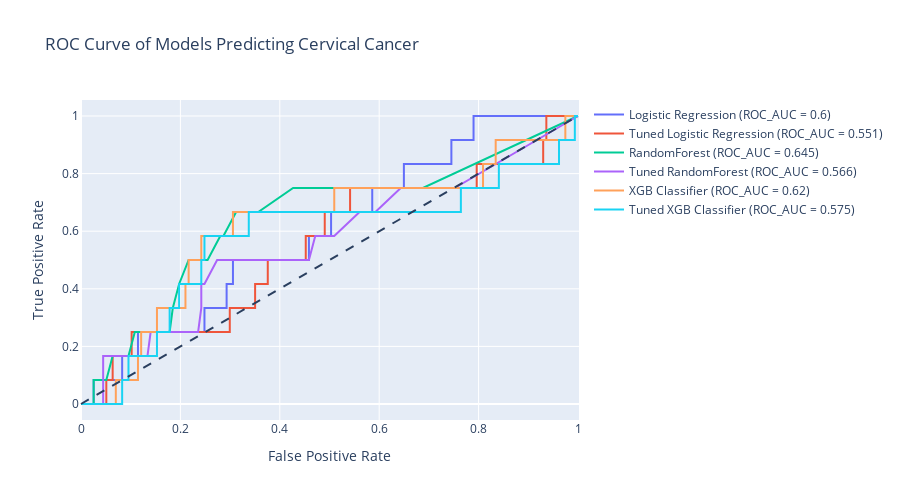

Notebook code cell kept with this figure:
### Markdown cell above
# Comparing Models

### Code cell
models = [lr_model, tuned_lr_model, rf_model, tuned_rf_model, xgb_model, tuned_xgb_model]
model_names = ['Logistic Regression', 'Tuned Logistic Regression','RandomForest', 
               'Tuned RandomForest', 'XGB Classifier', 'Tuned XGB Classifier']

rocauc_no_oversamp = go.Figure()
rocauc_no_oversamp.add_shape(type = 'line',
                           line = dict(dash = 'dash'),
                           x0 = 0, x1 = 1, y0 = 0, y1 =1)
for model, name in zip(models, model_names):
    y_pred = model.predict_proba(X_test)[:, 1]
    
    fpr, tpr, thresholds = roc_curve(y_test, y_pred)
    auc_score = np.round(roc_auc_score(y_test, y_pred), 3)
    
    model_name = name
    name = f"{model_name} (ROC_AUC = {auc_score})"
    rocauc_no_oversamp.add_trace(go.Scatter(x = fpr, y = tpr, name = name, mode = 'lines'))

    
    
rocauc_no_oversamp.update_layout(xaxis_title = 'False Positive Rate',
                                   yaxis_title = 'True Positive Rate',
                                   title = 'ROC Curve of Models Predicting Cervical Cancer',
                                   width = 900,
                                   height = 500)

rocauc_no_oversamp.show()

### Figure 1 — Plotly figure (JSON) as saved in the notebook; plotly's stock layout.template omitted (floating-point values rounded to 4 significant figures)
{"data": [{"mode": "lines", "name": "Logistic Regression (ROC_AUC = 0.6)", "type": "scatter", "x": [0, 0.006369, 0.02548, 0.02548, 0.0828, 0.0828, 0.1146, 0.1146, 0.2484, 0.2484, 0.293, 0.293, 0.3057, 0.3057, 0.4586, 0.4586, 0.5032, 0.5032, 0.586, 0.586, 0.6497, 0.6497, 0.7452, 0.7452, 0.7898, 0.7898, 1], "y": [0, 0, 0, 0.08333, 0.08333, 0.1667, 0.1667, 0.25, 0.25, 0.3333, 0.3333, 0.4167, 0.4167, 0.5, 0.5, 0.5833, 0.5833, 0.6667, 0.6667, 0.75, 0.75, 0.8333, 0.8333, 0.9167, 0.9167, 1, 1]}, {"mode": "lines", "name": "Tuned Logistic Regression (ROC_AUC = 0.551)", "type": "scatter", "x": [0, 0.006369, 0.05096, 0.05096, 0.06369, 0.06369, 0.1019, 0.1019, 0.2994, 0.2994, 0.3503, 0.3503, 0.3758, 0.3758, 0.4522, 0.4522, 0.4904, 0.4904, 0.5414, 0.5414, 0.7962, 0.7962, 0.9299, 0.9299, 0.9363, 0.9363, 1], "y": [0, 0, 0, 0.08333, 0.08333, 0.1667, 0.1667, 0.25, 0.25, 0.3333, 0.3333, 0.4167, 0.4167, 0.5, 0.5, 0.5833, 0.5833, 0.6667, 0.6667, 0.75, 0.75, 0.8333, 0.8333, 0.9167, 0.9167, 1, 1]}, {"mode": "lines", "name": "RandomForest (ROC_AUC = 0.645)", "type": "scatter", "x": [0, 0.006369, 0.02548, 0.02548, 0.04459, 0.05096, 0.06369, 0.07643, 0.08917, 0.09554, 0.1083, 0.1338, 0.1592, 0.1783, 0.1847, 0.1975, 0.2166, 0.2484, 0.2548, 0.2803, 0.2866, 0.3121, 0.3185, 0.3567, 0.4268, 0.5478, 0.6815, 0.6879, 1], "y": [0, 0, 0, 0.08333, 0.08333, 0.08333, 0.1667, 0.1667, 0.1667, 0.1667, 0.25, 0.25, 0.25, 0.25, 0.3333, 0.4167, 0.5, 0.5, 0.5, 0.5833, 0.5833, 0.6667, 0.6667, 0.6667, 0.75, 0.75, 0.75, 0.75, 1]}, {"mode": "lines", "name": "Tuned RandomForest (ROC_AUC = 0.566)", "type": "scatter", "x": [0, 0.006369, 0.04459, 0.04459, 0.07006, 0.0828, 0.1083, 0.121, 0.1338, 0.1401, 0.1783, 0.2038, 0.2102, 0.2293, 0.2357, 0.242, 0.242, 0.2484, 0.2739, 0.2803, 0.3057, 0.3185, 0.3376, 0.3567, 0.4076, 0.4459, 0.4586, 0.4713, 0.5032, 0.5096, 0.5605, 0.586, 0.5924, 0.6433, 0.6497, 0.7516, 1], "y": [0, 0, 0, 0.1667, 0.1667, 0.1667, 0.1667, 0.1667, 0.1667, 0.25, 0.25, 0.25, 0.25, 0.25, 0.25, 0.3333, 0.4167, 0.4167, 0.5, 0.5, 0.5, 0.5, 0.5, 0.5, 0.5, 0.5, 0.5, 0.5833, 0.5833, 0.5833, 0.6667, 0.6667, 0.6667, 0.75, 0.75, 0.75, 1]}, {"mode": "lines", "name": "XGB Classifier (ROC_AUC = 0.62)", "type": "scatter", "x": [0, 0.006369, 0.07006, 0.07006, 0.1146, 0.1146, 0.121, 0.121, 0.1529, 0.1529, 0.2102, 0.2102, 0.2166, 0.2166, 0.242, 0.242, 0.3057, 0.3057, 0.5096, 0.5096, 0.8089, 0.8089, 0.8344, 0.8344, 0.9745, 0.9745, 1], "y": [0, 0, 0, 0.08333, 0.08333, 0.1667, 0.1667, 0.25, 0.25, 0.3333, 0.3333, 0.4167, 0.4167, 0.5, 0.5, 0.5833, 0.5833, 0.6667, 0.6667, 0.75, 0.75, 0.8333, 0.8333, 0.9167, 0.9167, 1, 1]}, {"mode": "lines", "name": "Tuned XGB Classifier (ROC_AUC = 0.575)", "type": "scatter", "x": [0, 0.006369, 0.0828, 0.0828, 0.09554, 0.09554, 0.1529, 0.1529, 0.1783, 0.1783, 0.1975, 0.1975, 0.242, 0.242, 0.2484, 0.2484, 0.3376, 0.3376, 0.7643, 0.7643, 0.8408, 0.8408, 0.9618, 0.9618, 0.9936, 0.9936, 1], "y": [0, 0, 0, 0.08333, 0.08333, 0.1667, 0.1667, 0.25, 0.25, 0.3333, 0.3333, 0.4167, 0.4167, 0.5, 0.5, 0.5833, 0.5833, 0.6667, 0.6667, 0.75, 0.75, 0.8333, 0.8333, 0.9167, 0.9167, 1, 1]}], "layout": {"height": 500, "shapes": [{"line": {"dash": "dash"}, "type": "line", "x0": 0, "x1": 1, "y0": 0, "y1": 1}], "title": {"text": "ROC Curve of Models Predicting Cervical Cancer"}, "width": 900, "xaxis": {"title": {"text": "False Positive Rate"}}, "yaxis": {"title": {"text": "True Positive Rate"}}}}
